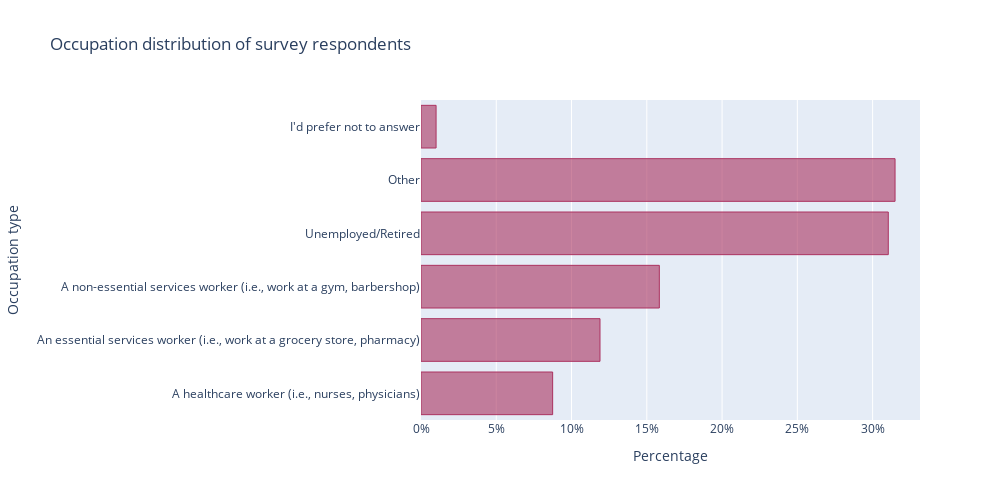

Notebook code cell kept with this figure:
### Code cell
trace = go.Bar(
                x=occ_vals,
                y=occ_labels,
                marker=dict(color='rgba(171, 50, 96, 0.6)',line=dict(color='rgba(171, 50, 96, 1.0)',width=1)),
                orientation='h',
)

data = [trace]
layout = dict(title = 'Occupation distribution of survey respondents',
              xaxis= dict(title= 'Percentage',ticklen= 5,tickangle = 0, zeroline= False, tickformat = ',.0%'),
              yaxis= dict(title= 'Occupation type',ticklen= 5,zeroline= False),
              autosize=False, 
              width=1000,
              height=500,)
    
fig = dict(data = data, layout = layout)
iplot(fig)

### Figure 1 — Plotly figure (JSON) as saved in the notebook; plotly's stock layout.template omitted (floating-point values rounded to 4 significant figures)
{"data": [{"marker": {"color": "rgba(171, 50, 96, 0.6)", "line": {"color": "rgba(171, 50, 96, 1.0)", "width": 1}}, "orientation": "h", "type": "bar", "x": [0.08745, 0.1189, 0.1583, 0.3104, 0.3149, 0.01002], "y": ["A healthcare worker (i.e., nurses, physicians)", "An essential services worker (i.e., work at a grocery store, pharmacy)", "A non-essential services worker (i.e., work at a gym, barbershop)", "Unemployed/Retired", "Other", "I'd prefer not to answer"]}], "layout": {"autosize": false, "height": 500, "title": {"text": "Occupation distribution of survey respondents"}, "width": 1000, "xaxis": {"tickangle": 0, "tickformat": ",.0%", "ticklen": 5, "title": {"text": "Percentage"}, "zeroline": false}, "yaxis": {"ticklen": 5, "title": {"text": "Occupation type"}, "zeroline": false}}}
